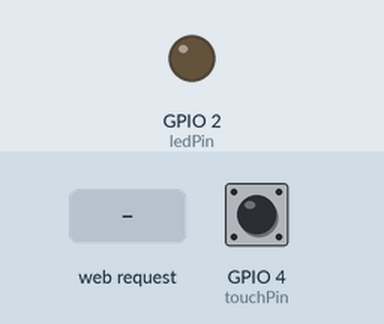
Simulated run of this sketch. Board: ESP32. Shown: output pins drawn as LEDs (lit = HIGH). Dashed ring = blinking. The inputs (shaded band) are chosen by the test bench; at power-on: GPIO 4 (touchPin) HIGH. WiFi joins after 1.5 s; servers stay silent unless stated; what the sketch prints to the serial monitor is not drawn.

Above: at 2.7 s.
2.8 s: HTTP request GET /arm received
At 3.25 s:
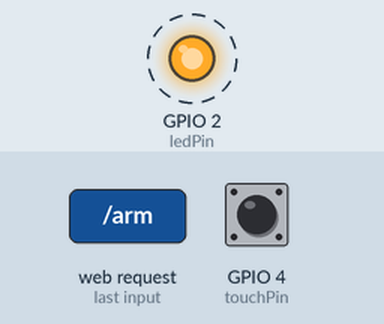
5.8 s: HTTP request GET /disarm received
At 5.8 s:
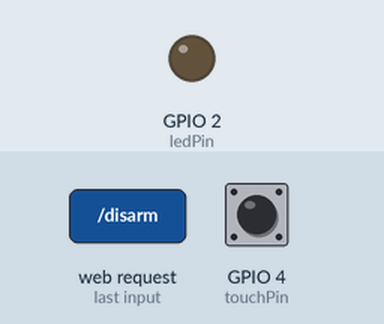
Timing chart, 0 to 8.8 s (numbered marks = the images above; inputs shaded):
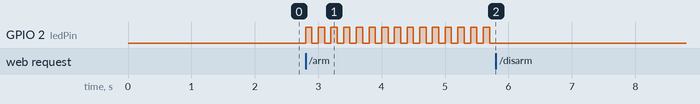

The sketch:

security_alarm.ino
```cpp
#include <WiFi.h>
#include <WebServer.h>

// 修改为你的2.4G WiFi信息
const char* wifi_ssid = "qaz";
const char* wifi_pwd = "123456789";

WebServer server(80);
const uint8_t ledPin = 2;
const uint8_t touchPin = T0;

bool isArm = false;    // 布防状态
bool alarmOn = false;  // 报警触发状态

// HTML存入Flash，防止内存溢出
const char html_page[] PROGMEM = R"HTML(
<!DOCTYPE html>
<html lang="zh-CN">
<head>
<meta charset="utf-8">
<title>物联网安防报警主机</title>
<style>
body{text-align:center;margin-top:100px;}
button{font-size:26px;padding:16px 40px;margin:20px;}
#armBtn{background:#009933;color:#fff;}
#disarmBtn{background:#cc0000;color:#fff;}
</style>
</head>
<body>
<h2>安防布防控制界面</h2>
<a href="/arm"><button id="armBtn">一键布防 ARM</button></a>
<a href="/disarm"><button id="disarmBtn">一键撤防 DISARM</button></a>
</body>
</html>
)HTML";

// 首页
void rootPage()
{
  server.send_P(200, "text/html", html_page);
}

// 布防接口
void handleArm()
{
  isArm = true;
  server.sendHeader("Location","/");
  server.send(302, "text/plain", "");
}

// 撤防接口
void handleDisarm()
{
  isArm = false;
  alarmOn = false;
  digitalWrite(ledPin, LOW);
  server.sendHeader("Location","/");
  server.send(302, "text/plain", "");
}

void setup()
{
  Serial.begin(115200);
  pinMode(ledPin, OUTPUT);
  digitalWrite(ledPin, LOW);

  // WiFi连接
  WiFi.begin(wifi_ssid, wifi_pwd);
  while(WiFi.status() != WL_CONNECTED)
  {
    delay(500);
    Serial.print(".");
  }
  Serial.print("\nWiFi连接成功,设备IP:");
  Serial.println(WiFi.localIP());

  // 绑定路由
  server.on("/", rootPage);
  server.on("/arm", handleArm);
  server.on("/disarm", handleDisarm);
  server.begin();
}

void loop()
{
  server.handleClient();

  // 布防状态检测触摸报警
  if(isArm && !alarmOn)
  {
    int touchVal = touchRead(touchPin);
    if(touchVal < 300)
    {
      alarmOn = true;
    }
  }

  // 报警高频闪烁LED
  if(alarmOn)
  {
    digitalWrite(ledPin, HIGH);
    delay(100);
    digitalWrite(ledPin, LOW);
    delay(100);
  }
}
```

Measured:
- after the input at 2.8 s, GPIO 2 (ledPin): alternates HIGH for 0.10 s and LOW for 0.10 s, starting at once
- after the input at 5.8 s, GPIO 2 (ledPin): stops changing and stays LOW
